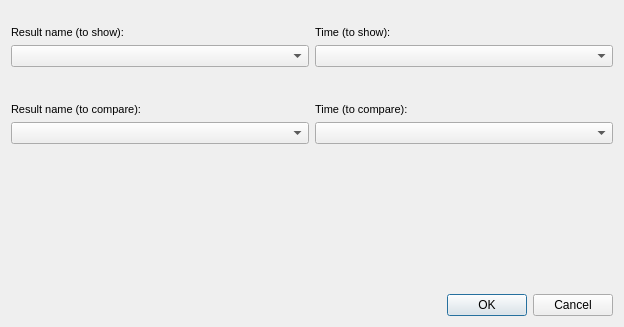
<?xml version="1.0" encoding="UTF-8"?>
<ui version="4.0">
 <class>result_compare_selector</class>
 <widget class="QDialog" name="result_compare_selector">
  <property name="geometry">
   <rect>
    <x>0</x>
    <y>0</y>
    <width>624</width>
    <height>327</height>
   </rect>
  </property>
  <property name="windowTitle">
   <string>Result compare selector</string>
  </property>
  <layout class="QVBoxLayout" name="verticalLayout">
   <item>
    <layout class="QHBoxLayout" name="horizontalLayout_2">
     <property name="topMargin">
      <number>15</number>
     </property>
     <property name="bottomMargin">
      <number>15</number>
     </property>
     <item>
      <layout class="QVBoxLayout" name="verticalLayout_2">
       <item>
        <widget class="QLabel" name="label_result_name_to_show">
         <property name="minimumSize">
          <size>
           <width>140</width>
           <height>0</height>
          </size>
         </property>
         <property name="maximumSize">
          <size>
           <width>140</width>
           <height>16777215</height>
          </size>
         </property>
         <property name="font">
          <font>
           <pointsize>8</pointsize>
          </font>
         </property>
         <property name="frameShape">
          <enum>QFrame::NoFrame</enum>
         </property>
         <property name="frameShadow">
          <enum>QFrame::Raised</enum>
         </property>
         <property name="text">
          <string>Result name (to show):</string>
         </property>
         <property name="margin">
          <number>3</number>
         </property>
        </widget>
       </item>
       <item>
        <widget class="QComboBox" name="rpt_selector_result_id">
         <property name="frame">
          <bool>true</bool>
         </property>
        </widget>
       </item>
      </layout>
     </item>
     <item>
      <layout class="QVBoxLayout" name="verticalLayout_3">
       <item>
        <widget class="QLabel" name="label_result_name_to_show_2">
         <property name="minimumSize">
          <size>
           <width>120</width>
           <height>0</height>
          </size>
         </property>
         <property name="maximumSize">
          <size>
           <width>120</width>
           <height>16777215</height>
          </size>
         </property>
         <property name="font">
          <font>
           <pointsize>8</pointsize>
          </font>
         </property>
         <property name="frameShape">
          <enum>QFrame::NoFrame</enum>
         </property>
         <property name="frameShadow">
          <enum>QFrame::Raised</enum>
         </property>
         <property name="text">
          <string>Time (to show):</string>
         </property>
         <property name="margin">
          <number>3</number>
         </property>
        </widget>
       </item>
       <item>
        <widget class="QComboBox" name="cmb_time_to_show">
         <property name="frame">
          <bool>true</bool>
         </property>
        </widget>
       </item>
      </layout>
     </item>
    </layout>
   </item>
   <item>
    <layout class="QHBoxLayout" name="horizontalLayout_3">
     <property name="topMargin">
      <number>15</number>
     </property>
     <property name="bottomMargin">
      <number>15</number>
     </property>
     <item>
      <layout class="QVBoxLayout" name="verticalLayout_5">
       <item>
        <widget class="QLabel" name="label_result_name_to_compare">
         <property name="minimumSize">
          <size>
           <width>140</width>
           <height>0</height>
          </size>
         </property>
         <property name="maximumSize">
          <size>
           <width>140</width>
           <height>16777215</height>
          </size>
         </property>
         <property name="font">
          <font>
           <pointsize>8</pointsize>
          </font>
         </property>
         <property name="frameShape">
          <enum>QFrame::NoFrame</enum>
         </property>
         <property name="frameShadow">
          <enum>QFrame::Raised</enum>
         </property>
         <property name="text">
          <string>Result name (to compare):</string>
         </property>
         <property name="margin">
          <number>3</number>
         </property>
        </widget>
       </item>
       <item>
        <widget class="QComboBox" name="rpt_selector_compare_id">
         <property name="frame">
          <bool>true</bool>
         </property>
        </widget>
       </item>
      </layout>
     </item>
     <item>
      <layout class="QVBoxLayout" name="verticalLayout_6">
       <item>
        <widget class="QLabel" name="label_result_name_to_compare_2">
         <property name="minimumSize">
          <size>
           <width>120</width>
           <height>0</height>
          </size>
         </property>
         <property name="maximumSize">
          <size>
           <width>120</width>
           <height>16777215</height>
          </size>
         </property>
         <property name="font">
          <font>
           <pointsize>8</pointsize>
          </font>
         </property>
         <property name="frameShape">
          <enum>QFrame::NoFrame</enum>
         </property>
         <property name="frameShadow">
          <enum>QFrame::Raised</enum>
         </property>
         <property name="text">
          <string>Time (to compare):</string>
         </property>
         <property name="margin">
          <number>3</number>
         </property>
        </widget>
       </item>
       <item>
        <widget class="QComboBox" name="cmb_time_to_compare">
         <property name="frame">
          <bool>true</bool>
         </property>
        </widget>
       </item>
      </layout>
     </item>
    </layout>
   </item>
   <item>
    <spacer name="verticalSpacer">
     <property name="orientation">
      <enum>Qt::Vertical</enum>
     </property>
     <property name="sizeHint" stdset="0">
      <size>
       <width>20</width>
       <height>40</height>
      </size>
     </property>
    </spacer>
   </item>
   <item>
    <layout class="QHBoxLayout" name="horizontalLayout_4">
     <item>
      <spacer name="horizontalSpacer">
       <property name="orientation">
        <enum>Qt::Horizontal</enum>
       </property>
       <property name="sizeHint" stdset="0">
        <size>
         <width>40</width>
         <height>20</height>
        </size>
       </property>
      </spacer>
     </item>
     <item>
      <widget class="QPushButton" name="btn_accept">
       <property name="text">
        <string>OK</string>
       </property>
      </widget>
     </item>
     <item>
      <widget class="QPushButton" name="btn_cancel">
       <property name="text">
        <string>Cancel</string>
       </property>
      </widget>
     </item>
    </layout>
   </item>
  </layout>
 </widget>
 <resources/>
 <connections/>
</ui>
